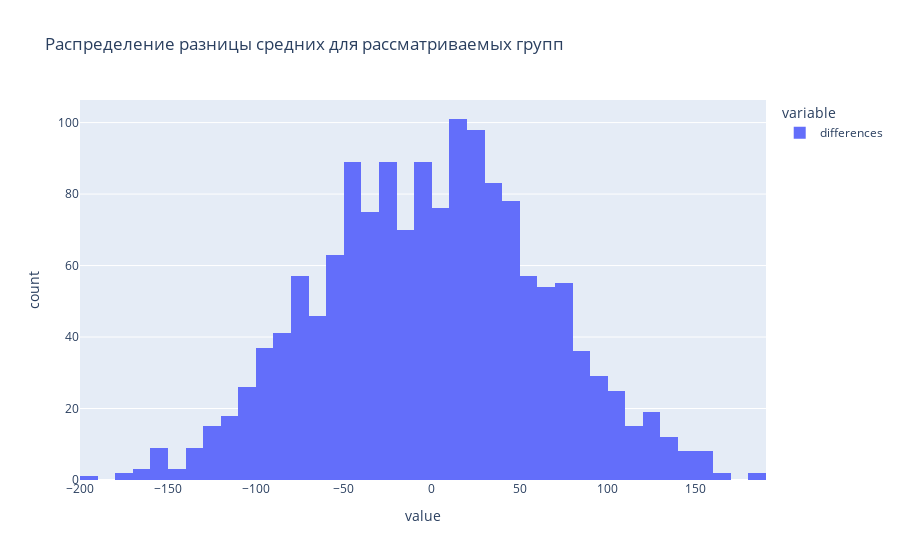

The code cell stored with this chart in its notebook:
### Code cell
fig = px.histogram(df_diff_3, nbins = 50, 
                   title='Распределение разницы средних для рассматриваемых групп')
fig.show() # Распределение напоминает нормальное

### Figure 1 — Plotly figure (JSON) as saved in the notebook; plotly's stock layout.template omitted (floating-point values rounded to 4 significant figures; data arrays with more than 128 entries replaced by an {"elided": "..."} marker saying what was removed)
{"data": [{"alignmentgroup": "True", "bingroup": "x", "hovertemplate": "variable=differences<br>value=%{x}<br>count=%{y}<extra></extra>", "legendgroup": "differences", "marker": {"color": "#636efa"}, "name": "differences", "nbinsx": 50, "offsetgroup": "differences", "orientation": "v", "showlegend": true, "type": "histogram", "x": {"elided": "1500 float values"}, "xaxis": "x", "yaxis": "y"}], "layout": {"barmode": "relative", "legend": {"title": {"text": "variable"}, "tracegroupgap": 0}, "title": {"text": "Распределение разницы средних для рассматриваемых групп"}, "xaxis": {"anchor": "y", "domain": [0, 1], "title": {"text": "value"}}, "yaxis": {"anchor": "x", "domain": [0, 1], "title": {"text": "count"}}}}
